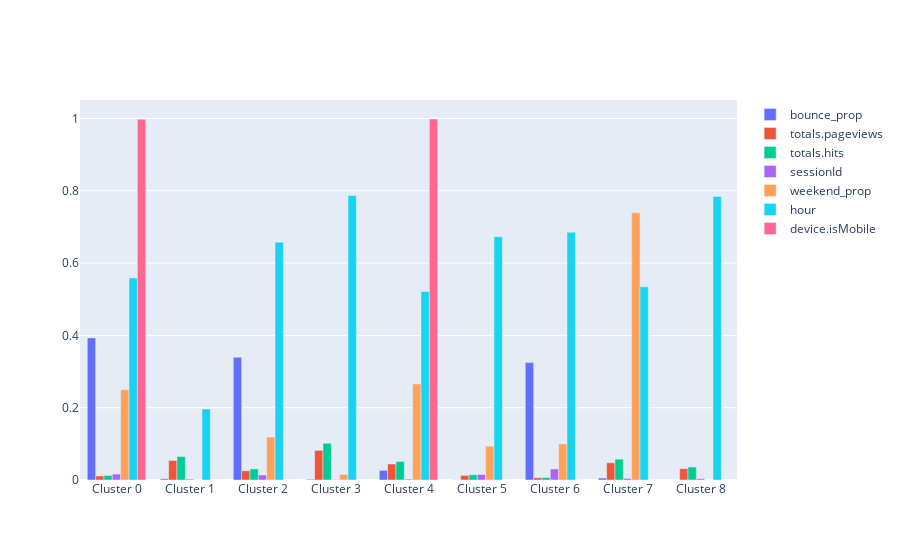

This figure's notebook cell:
### Code cell
fig.show()

### Figure 1 — Plotly figure (JSON) as saved in the notebook; plotly's stock layout.template omitted (floating-point values rounded to 4 significant figures)
{"data": [{"name": "bounce_prop", "type": "bar", "x": ["Cluster 0", "Cluster 1", "Cluster 2", "Cluster 3", "Cluster 4", "Cluster 5", "Cluster 6", "Cluster 7", "Cluster 8"], "y": [0.3931, 0.003337, 0.3396, 0.001981, 0.0267, 0.0002747, 0.3248, 0.005342, 0]}, {"name": "totals.pageviews", "type": "bar", "x": ["Cluster 0", "Cluster 1", "Cluster 2", "Cluster 3", "Cluster 4", "Cluster 5", "Cluster 6", "Cluster 7", "Cluster 8"], "y": [0.01124, 0.05382, 0.02558, 0.08202, 0.04424, 0.0128, 0.006234, 0.04768, 0.03134]}, {"name": "totals.hits", "type": "bar", "x": ["Cluster 0", "Cluster 1", "Cluster 2", "Cluster 3", "Cluster 4", "Cluster 5", "Cluster 6", "Cluster 7", "Cluster 8"], "y": [0.01257, 0.06494, 0.03066, 0.1017, 0.0511, 0.01444, 0.006746, 0.05752, 0.03614]}, {"name": "sessionId", "type": "bar", "x": ["Cluster 0", "Cluster 1", "Cluster 2", "Cluster 3", "Cluster 4", "Cluster 5", "Cluster 6", "Cluster 7", "Cluster 8"], "y": [0.01631, 0.002285, 0.01385, 0.000959, 0.00239, 0.01518, 0.03058, 0.004342, 0.003634]}, {"name": "weekend_prop", "type": "bar", "x": ["Cluster 0", "Cluster 1", "Cluster 2", "Cluster 3", "Cluster 4", "Cluster 5", "Cluster 6", "Cluster 7", "Cluster 8"], "y": [0.2497, 8.257e-05, 0.1189, 0.01523, 0.2656, 0.09343, 0.09991, 0.739, 0]}, {"name": "hour", "type": "bar", "x": ["Cluster 0", "Cluster 1", "Cluster 2", "Cluster 3", "Cluster 4", "Cluster 5", "Cluster 6", "Cluster 7", "Cluster 8"], "y": [0.5587, 0.1963, 0.6579, 0.7873, 0.5216, 0.673, 0.6856, 0.5344, 0.784]}, {"name": "device.isMobile", "type": "bar", "x": ["Cluster 0", "Cluster 1", "Cluster 2", "Cluster 3", "Cluster 4", "Cluster 5", "Cluster 6", "Cluster 7", "Cluster 8"], "y": [0.9979, 0, 0, 0, 0.9985, 0, 0, 0, 0]}], "layout": {"barmode": "group"}}
